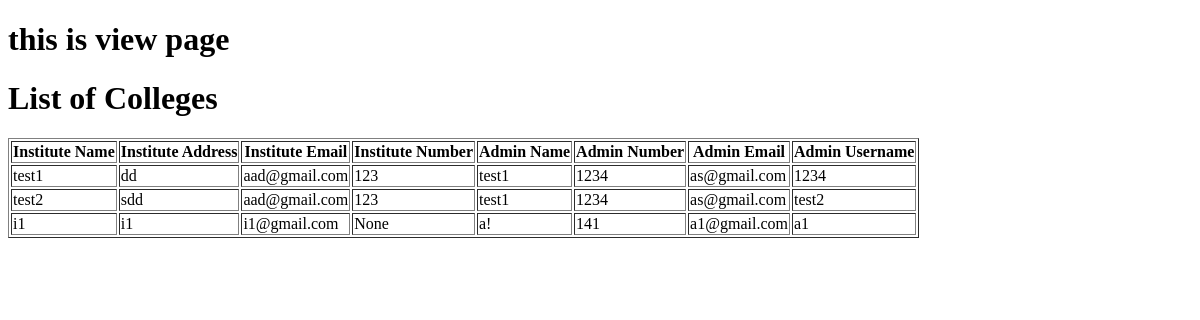
The page /super/view/ on the database as committed earlier.
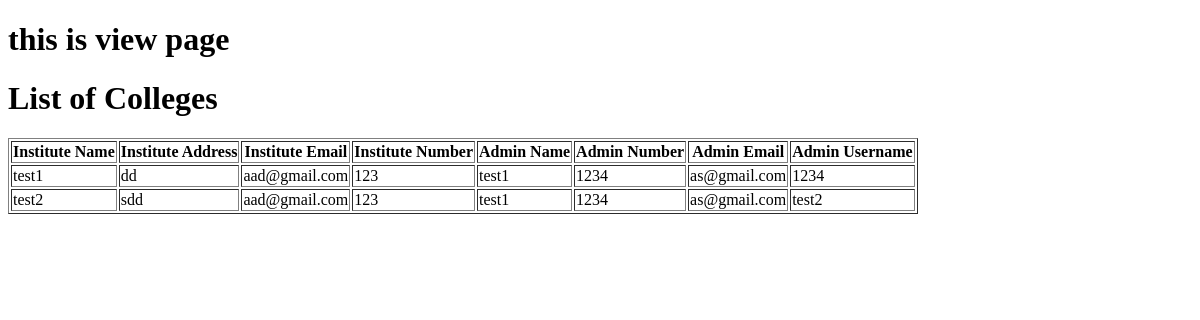
The same page on the database as committed later.
### super/models.py (models this page shows)
class College(models.Model):
    institute_name = models.CharField(max_length=100)
    institute_address = models.TextField(null=True, blank=True)
    institute_email = models.EmailField(null=True, blank=True)
    institute_number = models.CharField(max_length=15, null=True, blank=True)
    admin_name = models.CharField(max_length=50)
    admin_number = models.CharField(max_length=15, null=True, blank=True)
    admin_email = models.EmailField(null=True, blank=True)
    admin_username = models.CharField(max_length=11, unique=True)
    admin_password = models.CharField(max_length=150)

### super/views.py (the view)
# urls.py: path('view/',views.view, name='view'),
def view(request):
    colleges = College.objects.all()
    return render(request, 'super/view.html', {'colleges': colleges})

### super/templates/super/view.html (shortened to what this page needs)
<!DOCTYPE html>
<html lang="en">
  <head>
  </head>
  <body>
    <h1>this is view page</h1>
    <h1>List of Colleges</h1>
    <table border="1">
      <thead>
        <tr>
          <th>Institute Name</th>
          <th>Institute Address</th>
          <th>Institute Email</th>
          <th>Institute Number</th>
          <th>Admin Name</th>
          <th>Admin Number</th>
          <th>Admin Email</th>
          <th>Admin Username</th>
        </tr>
      </thead>
      <tbody>
        {% for college in colleges %}
        <tr>
          <td>{{ college.institute_name }}</td>
          <td>{{ college.institute_address }}</td>
          <td>{{ college.institute_email }}</td>
          <td>{{ college.institute_number }}</td>
          <td>{{ college.admin_name }}</td>
          <td>{{ college.admin_number }}</td>
          <td>{{ college.admin_email }}</td>
          <td>{{ college.admin_username }}</td>
        </tr>
        {% endfor %}
      </tbody>
    </table>
  </body>
</html>

Rows that differ between the two databases and show on the page:
removed College: institute_name "i1", institute_address "i1", institute_email "i1@gmail.com", institute_number "None", admin_name "a!", admin_number "141", admin_email "a1@gmail.com", admin_username "a1"
